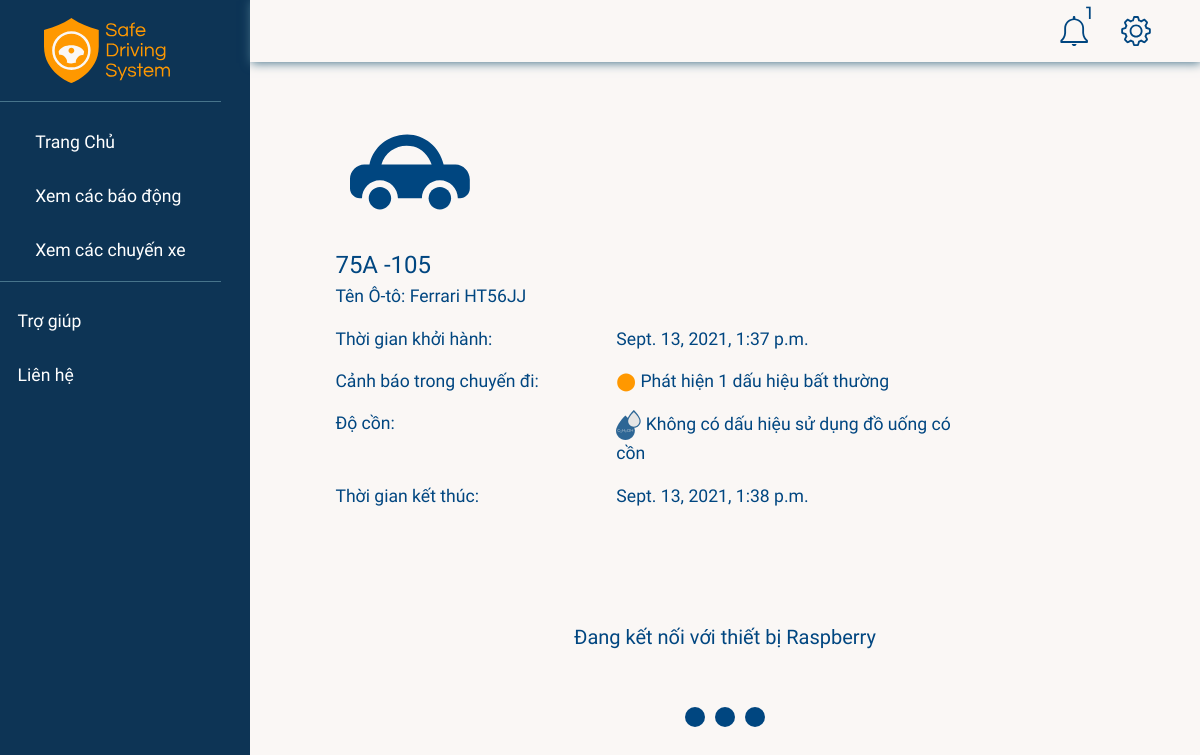
The app's page /drive/100 (signed in), older data.
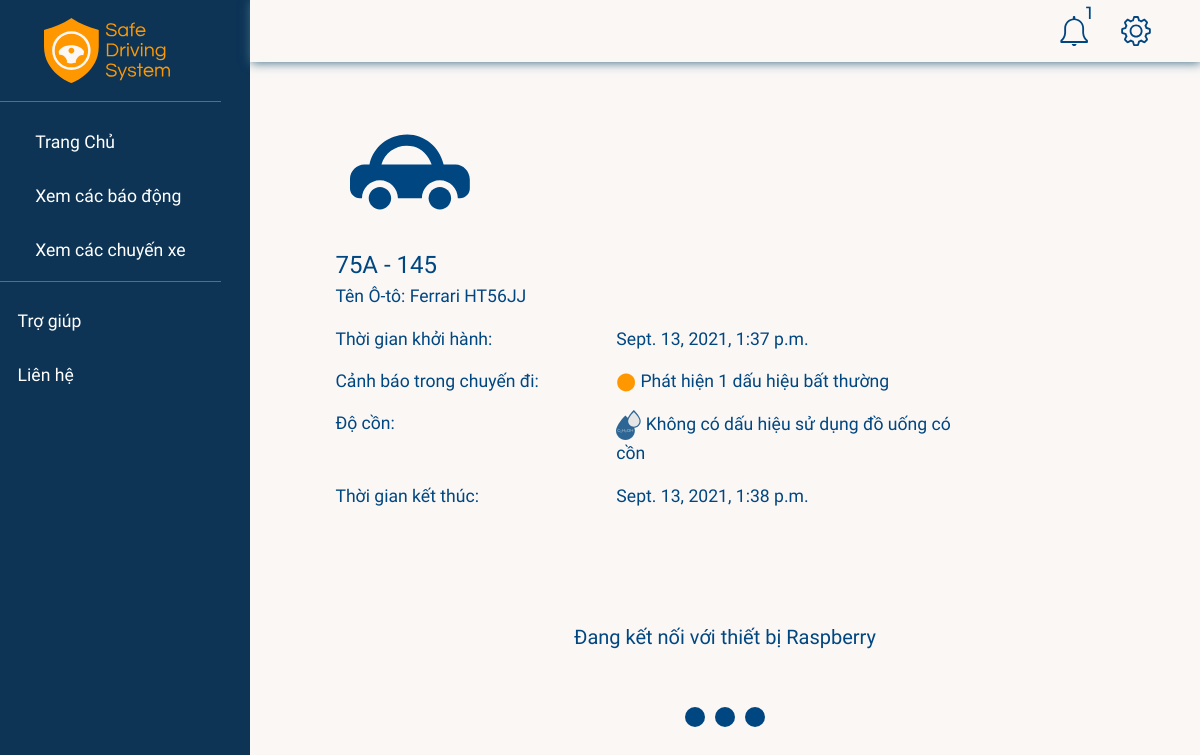
The same page, newer data.
### realtime/models.py (models this page shows, shortened)
class Drive(models.Model):
    STATUS = (
        ("ongoing", "ongoing"),
        ("ended", "ended"),
    )
    device = models.ForeignKey(RaspDevice, null=True, on_delete=models.CASCADE)
    startTime = models.DateTimeField(null=True)
    status = models.CharField(max_length=20, choices=STATUS)
    endTime = models.DateTimeField(null=True)

### accounts/models.py (models this page shows, shortened)
class RaspDevice(models.Model):
    class Meta:
        constraints = [
            models.UniqueConstraint(fields=["password"], name="password"),
        ]
    STATUS = (
        ("online", "online"),
        ("offline", "offline"),
    )
    name = models.CharField(max_length=50)
    car = models.OneToOneField(Car, null=True, on_delete=models.SET_NULL, blank=True)
    status = models.CharField(
        max_length=50, null=True, blank=True, choices=STATUS, default="offline"
    )
    password = models.CharField(max_length=8, null=True, blank=True)
    dateAdded = models.DateTimeField(auto_now_add=True)
    company = models.ForeignKey(Company, null=True, blank=True, on_delete=models.CASCADE)

class Car(models.Model):
    class Meta:
        constraints = [
            models.UniqueConstraint(fields=["licensePlate"], name="licensePlate"),
        ]
    name = models.CharField(max_length=50)
    licensePlate = models.CharField(max_length=20, null=True)
    boughtDate = models.DateTimeField(auto_now_add=True, null=True)
    company = models.ForeignKey(Company, null=True, on_delete=models.CASCADE)

### realtime/views.py (the view)
# urls.py: path("<str:id>", views.driveDetail, name="driveDetail"),
@login_required(login_url="/")
def driveDetail(request, id):
    company = request.user.profile.company
    drive = Drive.objects.get(id=id)
    if drive.device.company != company:
        return HttpResponse('<h1>You are not authorized to view this page</h1>')
    alerts = drive.alert_set.all()
    alcohol = alerts.filter(detect="Alcohol").exists()
    for alert in alerts:
        alert.isRead = True
        alert.save()
    alerts = len(alerts)
    lastestAlerts, unreadCounts = getNotifications(company)
    context = {
        "drive": drive,
        "alerts": alerts,
        "alcohol": alcohol,
        "notifications": lastestAlerts,
        "unreadNotis": unreadCounts
    }
    return render(request, "driveDetail.html", context)

### accounts/views.py (called while the page is built)
def getNotifications(company):
    lastestAlerts = Alert.objects.filter(drive__device__company=company).order_by('-timeOccured')[:5]
    unreadCounts = 0
    for alert in lastestAlerts:
        unreadCounts = (unreadCounts + 1) if not alert.isRead else unreadCounts
    return lastestAlerts, unreadCounts

### realtime/templates/driveDetail.html (shortened to what this page needs)
{% extends 'base.html' %}
{% load static %}
{% block modal %}
{% include "sidebar.html" %}
{% endblock modal %}
{% block content %}
{% include "navbar.html" %}
<div class="content-container">
    <div class="car-detail">
        <div class="avt col-lg-2 col-3">
            <img src="{% static '/images/web/car-image.svg' %}" alt="" />
        </div>
        <div class="info col-lg-10 col-9">
            <p class="license-plate">{{ drive.device.car.licensePlate }}</p>
            <p class="device-id">Tên Ô-tô: {{ drive.device.car.name }}</p>
            <div class="row">
                <p class="col-5">Thời gian khởi hành:</p>
                <p class="col-7">{{ drive.startTime }}</p>
            </div>
            <div class="row">
                <p class="col-5">Cảnh báo trong chuyến đi:</p>
                <p class="col-7" id="warning">
                    {% if alerts > 0 %}
                    <span class="warning-circle">&#11044;</span>
                    Phát hiện {{ alerts }} dấu hiệu bất thường
                    {% else %}
                    <span class="deactive-circle">&#11044;</span>
                    Không có dấu hiệu {% endif %}
                </p>
            </div>
            <div class="row">
                <p class="col-5">Độ cồn:</p>
                <p class="col-7">
                    <img src="{% static '/images/web/alcohol-icon.svg' %}" alt="" />
                    {% if alcohol %}
                    Có dấu hiệu sử dụng đồ uống có cồn
                    {% else %}
                    Không có dấu hiệu sử dụng đồ uống có cồn
                    {% endif %}
                </p>
            </div>
            <div class="row" id="status">
                {% if drive.status == "ended" %}
                <p class="col-5">Thời gian kết thúc:</p>
                <p class="col-7">{{ drive.endTime }}</p>
                {% else %}
                <p class="col-5">Trạng thái:</p>
                <p class="col-7">Đang hoạt động</p>
                {% endif %}
            </div>
        </div>
        <div class="loading-section">
            <h5 id="loading-identifier">Đang kết nối với thiết bị Raspberry</h5>
            <div class="loading-animation">
                <div class="one"></div>
                <div class="two"></div>
                <div class="three"></div>
            </div>
        </div>
    </div>
</div>
{% endblock content %}

Row changes from the older to the newer data that the page shows:
changed through a linked row, Drive "Ferrari HT56JJ": device.car.licensePlate "75A -105" → "75A - 145"
